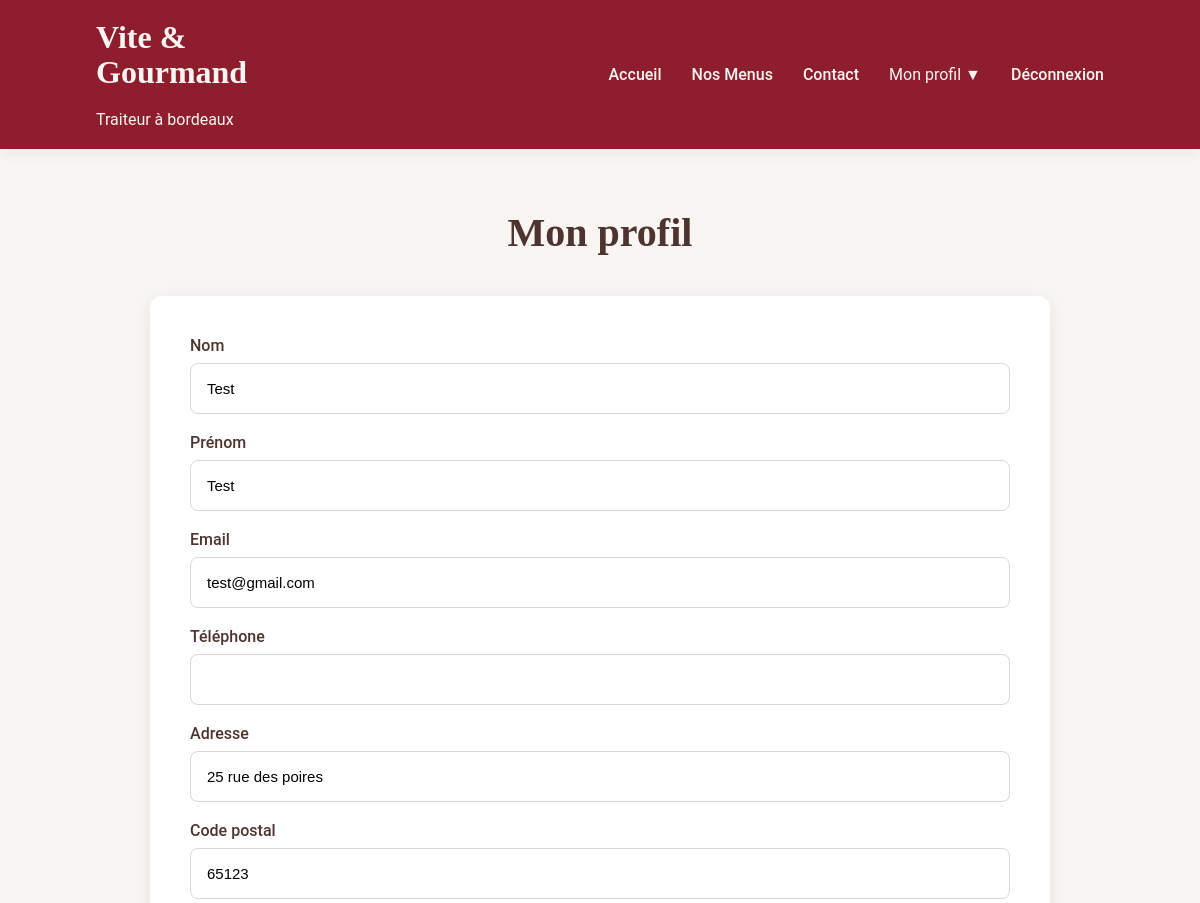
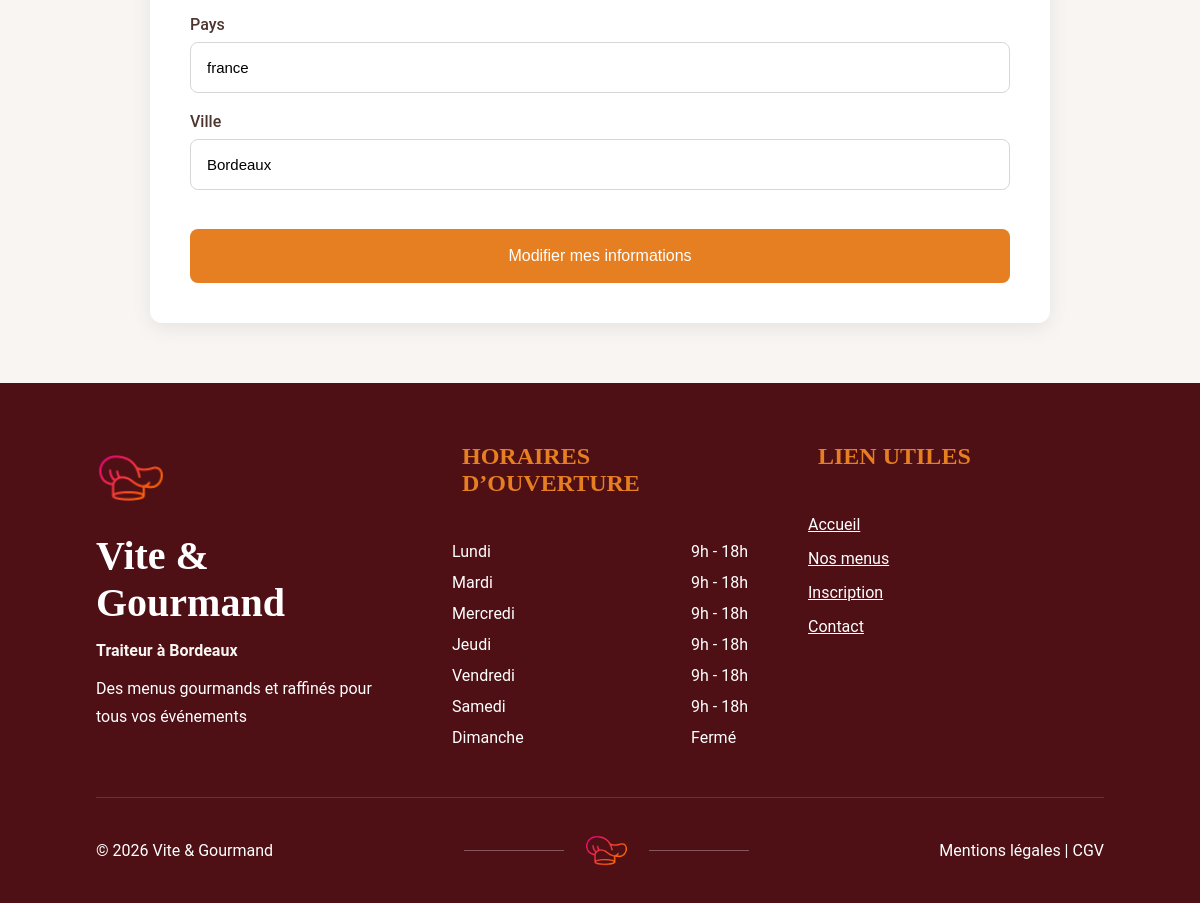
/pages/client/profile.php (signed in), run on the app's committed database (2 pictures, top to bottom).
### tables this page shows
CREATE TABLE `utilisateur` (
  `idUtilisateur` int(11) NOT NULL,
  `nom` varchar(100) NOT NULL,
  `prenom` varchar(100) NOT NULL,
  `email` varchar(150) NOT NULL,
  `motDePasse` varchar(255) NOT NULL,
  `telephone` varchar(20) DEFAULT NULL,
  `adresse` varchar(255) DEFAULT NULL,
  `idRole` int(11) NOT NULL,
  `ville` varchar(100) DEFAULT NULL,
  `codePostal` varchar(20) DEFAULT NULL,
  `pays` varchar(100) DEFAULT NULL,
  `actif` tinyint(1) NOT NULL DEFAULT 1,
  `resetToken` varchar(255) DEFAULT NULL,
  `resetExpire` datetime DEFAULT NULL
);

### pages/client/profile.php (the view, shortened to what this page needs)
<?php
require '../../config/database.php';
$idUtilisateur = $_SESSION['user']['idUtilisateur'];
$sql = "
SELECT *
FROM utilisateur
WHERE idUtilisateur = ?
";
$query = $pdo->prepare($sql);
$query->execute([$idUtilisateur]);
$utilisateur = $query->fetch();
?>
<!DOCTYPE html>
<html lang="fr">
<head>
    <link rel="stylesheet" href="../../css/vite&gourmand.css">
    <link rel="stylesheet" href="../../css/admin_client/admin_client2.css">
</head>
<body>
<?php require '../../includes/navbar.php'; ?>
<main class="container">
    <h1 class="page-title">Mon profil</h1>
    <form method="POST" class="card">
        <div>
            <label>Nom</label>
            <input
                type="text"
                name="nom"
                value="<?= htmlspecialchars($utilisateur['nom']); ?>"
                readonly
            >
        </div>
        <br>
        <div>
            <label>Prénom</label>
            <input
            type="text"
            name="prenom"
            value="<?= htmlspecialchars($utilisateur['prenom']); ?>"
            readonly
            >
        </div>
        <br>
        <div>
            <label>Email</label>
            <input
                type="email"
                name="email"
                value="<?= htmlspecialchars($utilisateur['email']); ?>"
                readonly
            >
        </div>
        <br>
        <div>
            <label>Téléphone</label>
            <input
                type="text"
                name="telephone"
                value="<?= htmlspecialchars($utilisateur['telephone']); ?>"
                readonly
            >
        </div>
        <br>
        <div>
            <label>Adresse</label>
            <input
                type="text"
                name="adresse"
                value="<?= htmlspecialchars($utilisateur['adresse']); ?>"
                readonly
            >
        </div>
        <br>
        <div>
            <label>Code postal</label>
            <input
                type="text"
                name="codePostal"
                value="<?= htmlspecialchars($utilisateur['codePostal']); ?>"
                readonly
            >
        </div>
        <br>
        <div>
            <label>Pays</label>
            <input
                type="text"
                name="pays"
                value="<?= htmlspecialchars($utilisateur['pays']); ?>"
                readonly
            >
        </div>
        <br>
        <div>
            <label>Ville</label>
            <input
                type="text"
                name="ville"
                value="<?= htmlspecialchars($utilisateur['ville']); ?>"
                readonly
            >
        </div>
        <br>
        <button type="button" id="btnModifier" class="btn">
            Modifier mes informations
        </button>
    </form>
</main>
<?php require '../../includes/footer.php'; ?>
</body>
</html>

### css/vite&gourmand.css (style rules this page uses)
* { margin: 0; padding: 0; box-sizing: border-box; }
body { font-family: 'Roboto', sans-serif; background: #F8F5F2; color: #4E342E; }
.page-title { text-align: center; font-family: 'Playfair Display', serif; font-size: 40px; margin-bottom: 40px; }

### css/admin_client/admin_client2.css (style rules this page uses)
.container { width: 90%; max-width: 900px; margin: 60px auto; }
.card { background: white; padding: 40px; border-radius: 12px; box-shadow: 0 5px 20px rgba(0, 0, 0, 0.08); }
input, textarea, select { width: 100%; padding: 16px; border: 1px solid #D7D7D7; border-radius: 8px; font-size: 15px; outline: none; }
label { display: block; margin-bottom: 8px; font-weight: 500; }
.btn { width: 100%; background: #E67E22; color: white; border: none; padding: 18px; margin-top: 20px; border-radius: 8px; cursor: pointer; font-size: 16px; transition: 0.3s; }

### data on the page
utilisateur: nom "Test", prenom "Test", email "test@gmail.com", adresse "25 rue des poires", codePostal "65123", pays "france", ville "Bordeaux"
